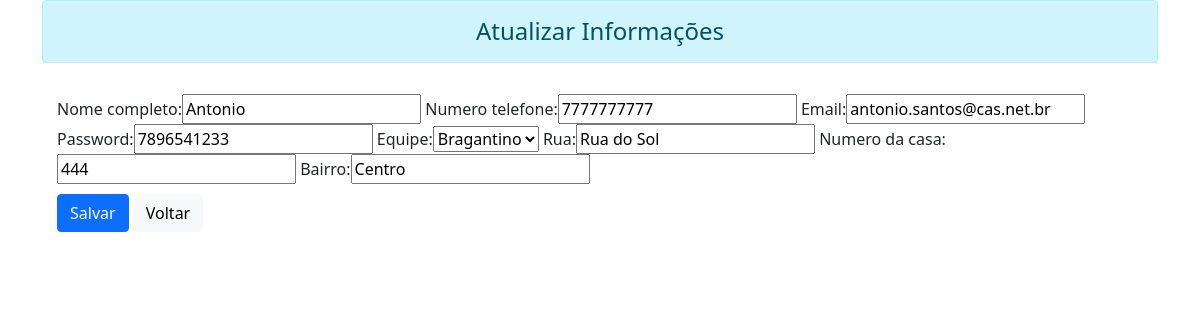
/atualizar/25, run on the app's committed database.
### my_app/models.py (models this page shows, shortened)
class User(models.Model):
    nome_completo = models.CharField(max_length=250, null=False, blank=False, unique=True)
    numero_telefone = models.CharField(max_length=11, null=False, blank=False)
    email = models.EmailField(max_length=250)
    password = models.CharField(max_length=15, null=False, blank=False)
    equipe = models.ForeignKey(Equipe, on_delete=models.CASCADE, blank=True, null=True, unique=True)
    rua = models.CharField(max_length=150, null=False, blank=False)
    numero_da_casa = models.CharField(max_length=15, null=True, blank=True,)
    bairro = models.CharField(max_length=150, null=False, blank=False,)

### my_app/views.py (the view)
# urls.py: path('atualizar/<int:id>', views.atualizar, name="atualizar"),
def atualizar(request, id):
    id_user = User.objects.get(pk=id)
    if request.method == 'POST':
        form = UserForm(request.POST, instance=id_user)
        if form.is_valid():
            form.save()
            return redirect('/')
    else:
        id_user = User.objects.get(pk=id)
    form = UserForm(instance=id_user)
    return render(request, 'html/atualizar.html', {'id_user': id_user, 'form': form})

### my_app/forms.py
class UserForm(forms.ModelForm):
    class Meta:
        model = User
        fields = '__all__'

### my_app/models.py (called while the page is built)
    def __str__(self):
        return self.nome_time

### my_app/templates/html/atualizar.html (shortened to what this page needs)
{% extends 'base.html' %}
{% load bootstrap %}
{%block content%}
<div class="container">
    <div class="row">
        <div class="col">
            <h4 class="text-center alert alert-info">Atualizar Informações</h4>
            <form method="post" class="post-form" id="formulario">{% csrf_token %}
                <div class="form-group">
                    {{form|bootstrap}}
                </div>
                <div id="btn_salvar">
                    <button type="submit" class="save btn btn-primary">Salvar</button>
                    <a href="{% url 'index'%}" class="btn btn-light">Voltar</a>
                </div>
            </form>
        </div>
    </div>
</div>
{%endblock content%}

### my_app/templates/html/atualizar.html (style rules this page uses)
#formulario { padding: 15px; }
#btn_salvar { margin-top: 10px; }

### data on the page
User: nome_completo "Antonio", numero_telefone "7777777777", email "antonio.santos@cas.net.br", password "7896541233", equipe "Bragantino", rua "Rua do Sol", numero_da_casa "444", bairro "Centro"
